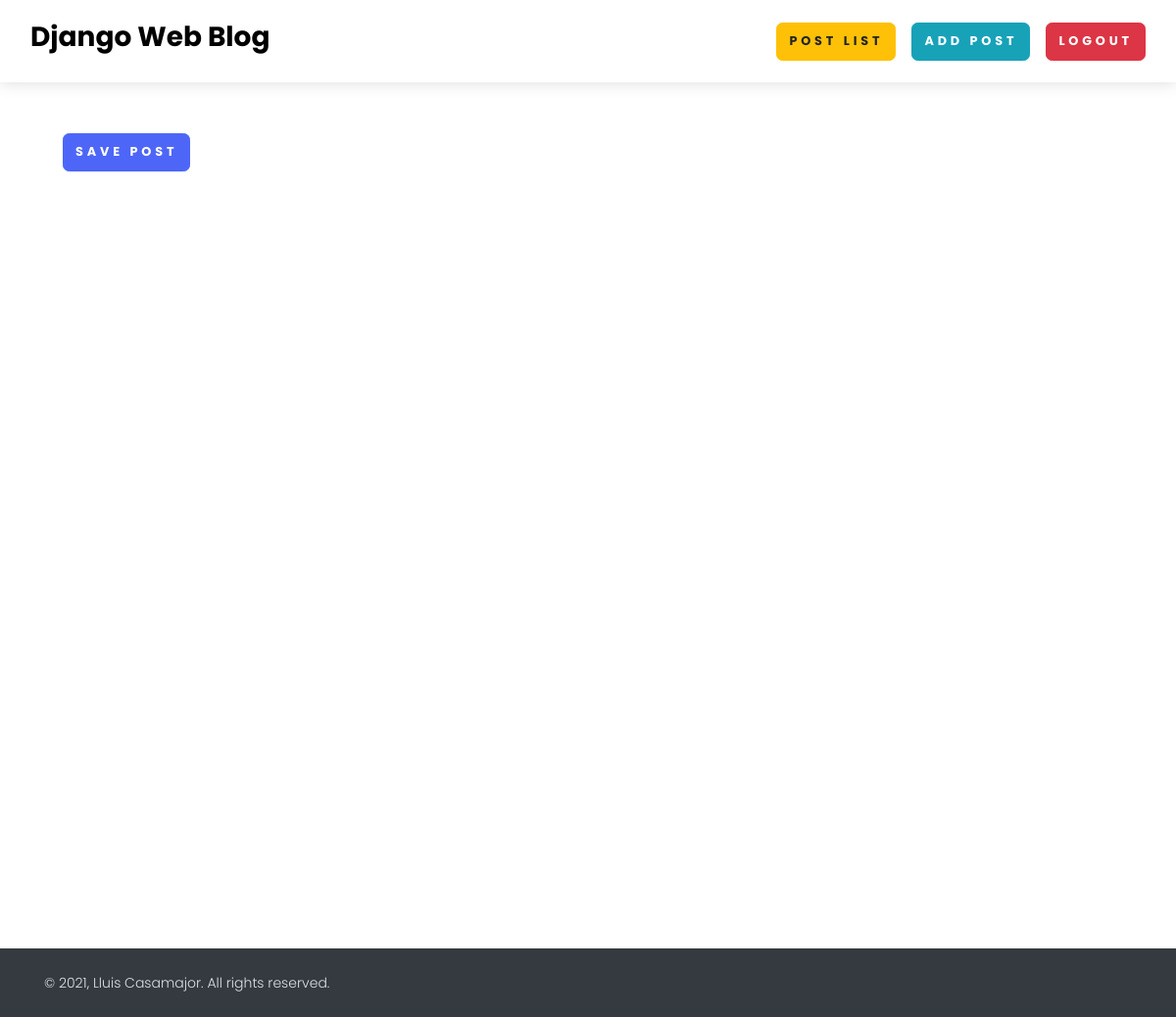
Before: /post_update/14 (signed in) with the older database file.
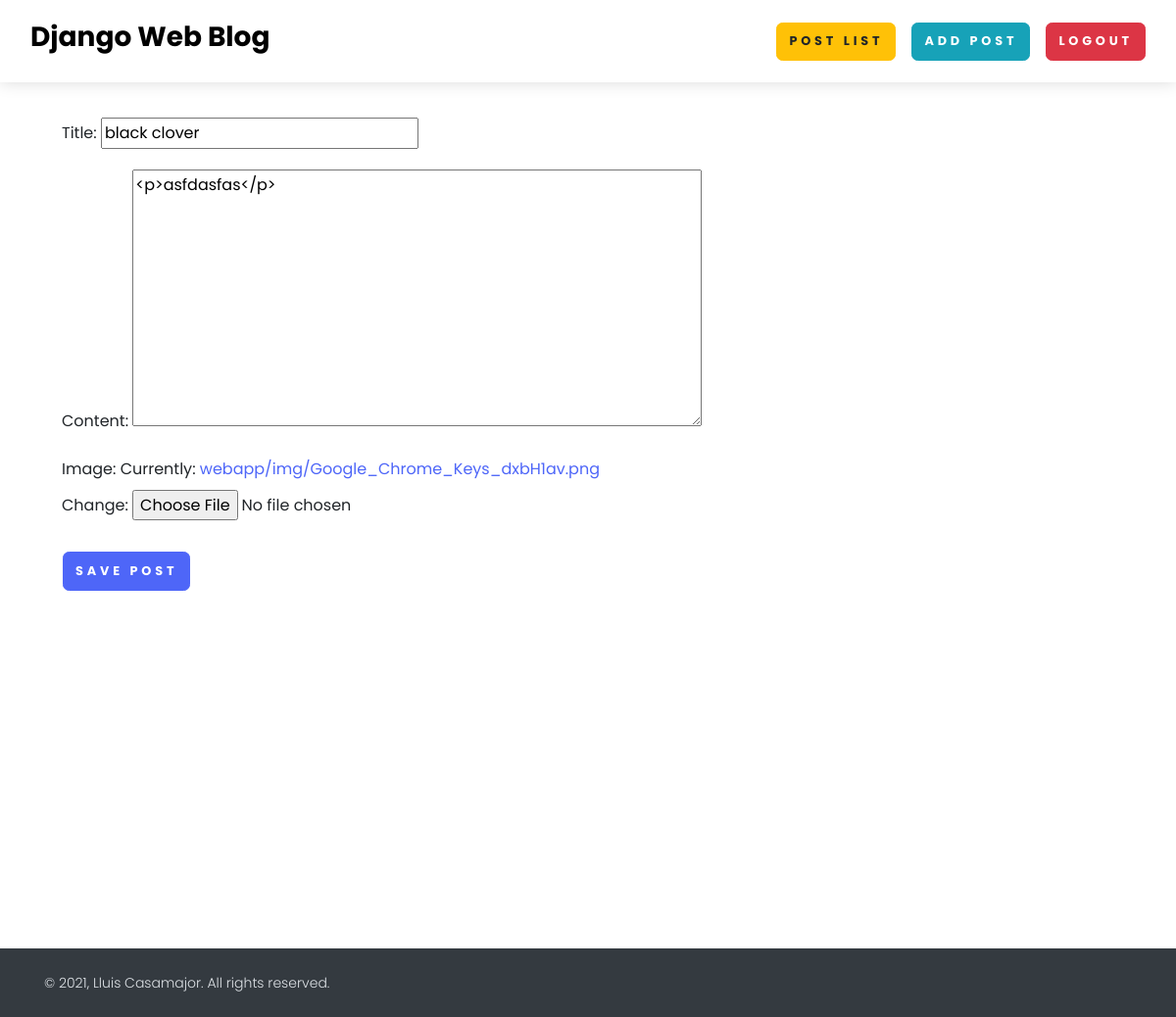
After: the same page with the newer database file.
### webapp/models.py (models this page shows, shortened)
class Article(models.Model):
    title = models.CharField(max_length=200)
    content = FroalaField()
    user = models.ForeignKey(User, blank=True, null=True, on_delete=models.CASCADE)
    slug = models.SlugField(max_length=50, null=True, blank=True)
    image = models.ImageField(upload_to='webapp/img')
    create_date = models.DateField(auto_now_add=True)
    modify_date = models.DateField(auto_now=True)

### webapp/views.py (the view)
# urls.py: path('post_update/<id>', post_update, name='post_update'),
def post_update(request, id):
    context = {}
    try:
        article_object = Article.objects.get(id=id)
        if article_object.user != request.user:
            return redirect('/')
        initial_dic = {'content': article_object.content, 'title': article_object.title,
                       'image': article_object.image}
        form = BlogForm2(initial=initial_dic)
        if request.method == 'POST':
            form = BlogForm2(request.POST, instance=article_object)
            if form.is_valid():
                form.save()
        context['form'] = form
    except Exception as Error:
        print(Error)
    return render(request, 'post-update.html', context)

### webapp/form.py
class BlogForm2(forms.ModelForm):
    class Meta:
        model = Article
        fields = ['title', 'content', 'image']

### webapp/templates/post-update.html (shortened to what this page needs)
{% extends 'base.html' %}
{% block start %}
<div class="container m-5" style="min-height: 100vh">
    <form method="post" enctype="multipart/form-data">
        <div class="row">
            <div class="col-md-12">
                {{form.as_p}}
            </div>
            <div class="m-3">
                <button type="submit" class="btn btn-primary">Save Post</button>
            </div>
        </div>
    </form>
</div>
{% endblock %}

Changed rows visible on the page:
added Article: title "black clover", content "<p>asfdasfas</p>"
Other visible differences:
text now shown: "Title: Content: Image: Currently: webapp/img/Google_Chrome_Keys_dxbH1av.png Change:"
